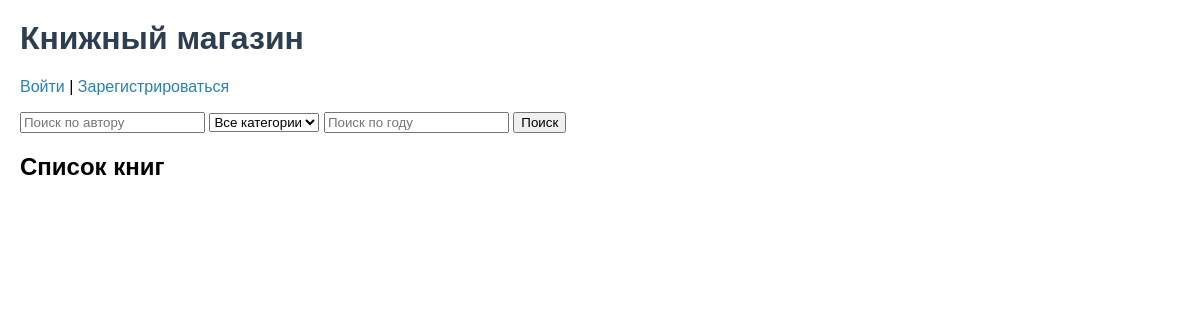
The app's page /, older data.
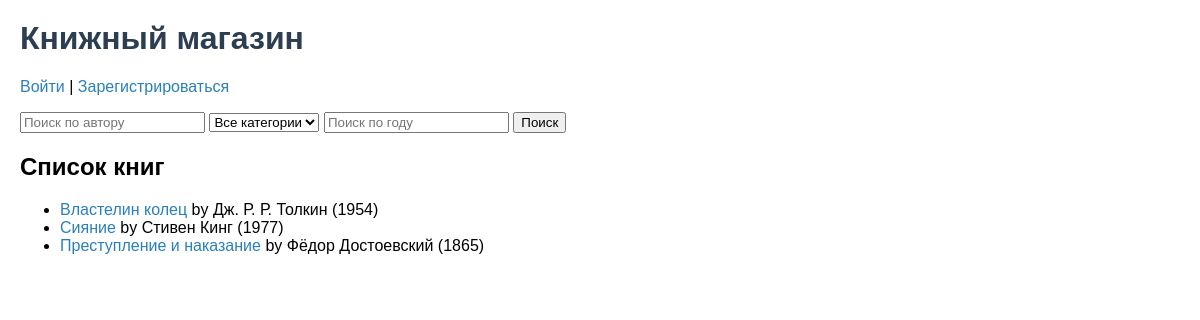
The same page, newer data.
### books/models.py (models this page shows, shortened)
class Book(models.Model):
    title = models.CharField(max_length=255)
    author = models.CharField(max_length=255)
    publication_year = models.IntegerField()
    description = models.TextField()
    category = models.ForeignKey(Category, on_delete=models.CASCADE)
    price = models.DecimalField(max_digits=10, decimal_places=2)
    cover_image = models.ImageField(upload_to='images/')
    status = models.CharField(max_length=20, choices=[
        ('available', 'Доступна'),
        ('out_of_stock', 'Недоступна'),
    ])

### books/views.py (the view)
# urls.py: path('', views.book_list, name='book_list'),
def book_list(request):
    books = Book.objects.all()
    categories = Category.objects.all()
    author = request.GET.get('author')
    category = request.GET.get('category')
    year = request.GET.get('year')
    if author:
        books = books.filter(author__icontains=author)
    if category:
        books = books.filter(category__name=category)
    if year:
        books = books.filter(publication_year=year)
    return render(request, 'books/book_list.html', {'books': books, 'categories': categories})

### books/templates/books/book_list.html (shortened to what this page needs)
<html lang="ru">
<head>
</head>
<body>
    <h1>Книжный магазин</h1>
    {% if user.is_authenticated %}
        <p>Привет, {{ user.username }}! <a href="{% url 'logout' %}">Выйти</a></p>
        <p><a href="{% url 'cart' %}">Корзина</a></p>
        {% if user.is_staff %}
            <a href="/admin/" class="admin-button">Перейти в администраторскую панель</a>
    </br>
    </br>
        {% endif %}
    {% else %}
        <p>
            <a href="{% url 'login' %}">Войти</a> |
            <a href="{% url 'register' %}">Зарегистрироваться</a>
        </p>
    {% endif %}
    <form method="GET">
        <input type="text" name="author" placeholder="Поиск по автору">
        <select name="category">
            <option value="">Все категории</option>
        </select>
        <input type="number" name="year" placeholder="Поиск по году">
        <button type="submit">Поиск</button>
    </form>
    <h2>Список книг</h2>
    <ul>
        {% for book in books %}
            <li>
                <a href="{% url 'book_detail' book.id %}">{{ book.title }}</a> by {{ book.author }} ({{ book.publication_year }})
            </li>
        {% endfor %}
    </ul>
</body>
</html>

### books/templates/books/book_list.html (style rules this page uses)
body { font-family: Arial, sans-serif; margin: 20px; }
h1 { color: #2c3e50; }
a { text-decoration: none; color: #2980b9; }

Row changes from the older to the newer data that the page shows:
added Book: title "Властелин колец", author "Дж. Р. Р. Толкин", publication_year "1954"
added Book: title "Сияние", author "Стивен Кинг", publication_year "1977"
added Book: title "Преступление и наказание", author "Фёдор Достоевский", publication_year "1865"
